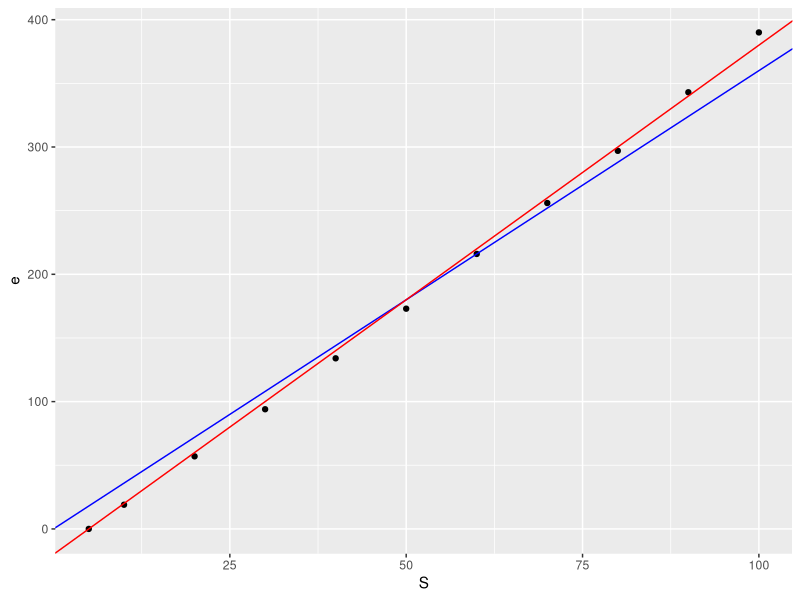

Here is the R script that generated this plot:
## ---- chunk 1
library(ggplot2)
S <- c(5,10,20,30,40,50,60,70,80,90,100)
e <- c(0,19,57,94,134,173,216,256,297,343,390)
ggplot(data = as.data.frame(cbind(S,e)), aes(x = S, y = e)) + 
  geom_point() +
  geom_abline(slope = 3.6, color = 'blue') + 
  geom_abline(intercept = -20, slope = 4, color = 'red')
## ---- chunk 2
x <- c(1,2.3,3.7,4.2,6.1,7.0)
y <- c(3.6, 3.0, 3.2, 5.1, 5.3, 6.8)

mean.x <- mean(x)
mean.y <- mean(y)

x.i <- (x - mean.x)
y.i <- (y - mean.y)

x.i.y.i <- (x.i * y.i)
x.i.2   <- (x.i^2)

m <- sum(x.i.y.i) / sum(x.i.2)
b <- mean.y - m*mean.x

y2 <- y - (m*x + b)
## ---- chunk 3
period <- c(( 7.60 * 10^6 ), ( 1.94 * 10^7 ), ( 3.16 * 10^7 ), 
            ( 5.94 * 10^7 ), ( 3.74 * 10^8 ), ( 9.35 * 10^8 ), 
            ( 2.64 * 10^9 ), ( 5.22 * 10^9 ))

distances <- c(( 5.79 * 10^10 ), ( 1.08 * 10^11 ), ( 1.5 * 10^11  ), 
               ( 2.28 * 10^11 ), ( 7.79 * 10^11 ), ( 1.43 * 10^12 ), 
               ( 2.87 * 10^12 ), ( 4.5 * 10^12  ))

## ---- chunk 4
a <- sum(period^(3/2) * distances)/sum((period^2)^(3/2))
a
## ---- chunk 5
x <- length.in <- c(14.5, 12.5, 17.25 , 14.5 , 12.625 , 17.75 , 14.125 , 12.625)
y <- weight.oz <- c(27 , 17   , 41    , 26   , 17     , 49    , 23     , 16 )

a <- sum(x^3*y)/(sum((x^2)^3))
y2 <- a*(x^3)
y.y2 <- (y - y2)
D <- (sum(y.y2^2)/8)^(1/2)
## ---- chunk 6
x <- length.in <- c(14.5, 12.5 , 17.25, 14.5, 12.625, 17.75 , 14.125 , 12.625)
y <- weight.oz <- c(27  , 17   , 41   , 26  , 17    , 49    , 23     , 16 )
z <- girth.in  <- c(9.75, 8.375, 11   , 9.75, 8.5   , 12.5  , 9.0    , 8.5)

a <- sum((x*z^2)*y)/(sum((x*z^2)^2))
y2 <- a*(x*z^2)
y.y2 <- (y - y2)
D <- (sum(y.y2^2)/8)^(1/2)
